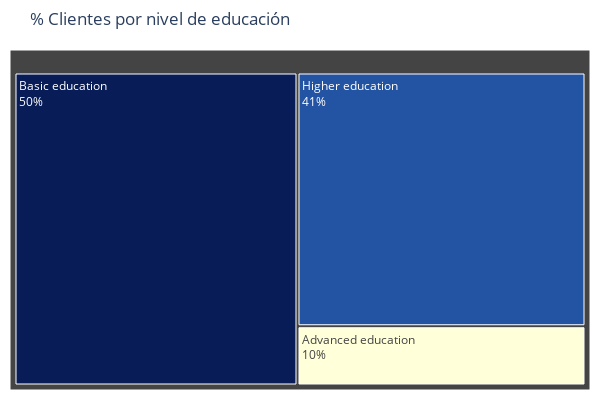

The code cell stored with this chart in its notebook:
### Code cell
# Calculate the percentage of clients in each combined education category
education_counts_2 = df_bank_churners['Combined education'].value_counts(normalize=True).reset_index()

education_counts_2.columns = ['Combined education', 'Percentage']

# Create a treemap using plotly.graph_objs
trace = go.Treemap(
    labels=education_counts_2['Combined education'],
    parents=['', '', '', '', ''],
    values=education_counts_2['Percentage'],
    textinfo='label+percent entry',
    marker=dict(
        colorscale='YlGnBu',
    ),
    hoverinfo='label+percent entry',
)

layout = go.Layout(
    title='% Clientes por nivel de educación',
    width=600,  # Adjust the width to make it larger
    height=400,  # Adjust the height to make it larger
    margin=dict(l=10, r=10, b=10, t=50),  # Reduce the white background by adjusting margins
    paper_bgcolor='white',  # Make the background transparent
)
fig = go.Figure(trace, layout)

# Show the treemap
fig.show()

### Figure 1 — Plotly figure (JSON) as saved in the notebook; plotly's stock layout.template omitted (floating-point values rounded to 4 significant figures)
{"data": [{"hoverinfo": "label+percent entry", "labels": ["Basic education", "Higher education", "Advanced education"], "marker": {"colorscale": [[0, "rgb(255,255,217)"], [0.125, "rgb(237,248,177)"], [0.25, "rgb(199,233,180)"], [0.375, "rgb(127,205,187)"], [0.5, "rgb(65,182,196)"], [0.625, "rgb(29,145,192)"], [0.75, "rgb(34,94,168)"], [0.875, "rgb(37,52,148)"], [1, "rgb(8,29,88)"]]}, "parents": ["", "", "", "", ""], "textinfo": "label+percent entry", "type": "treemap", "values": [0.4956, 0.4089, 0.09549]}], "layout": {"height": 400, "margin": {"b": 10, "l": 10, "r": 10, "t": 50}, "paper_bgcolor": "white", "title": {"text": "% Clientes por nivel de educación"}, "width": 600}}
